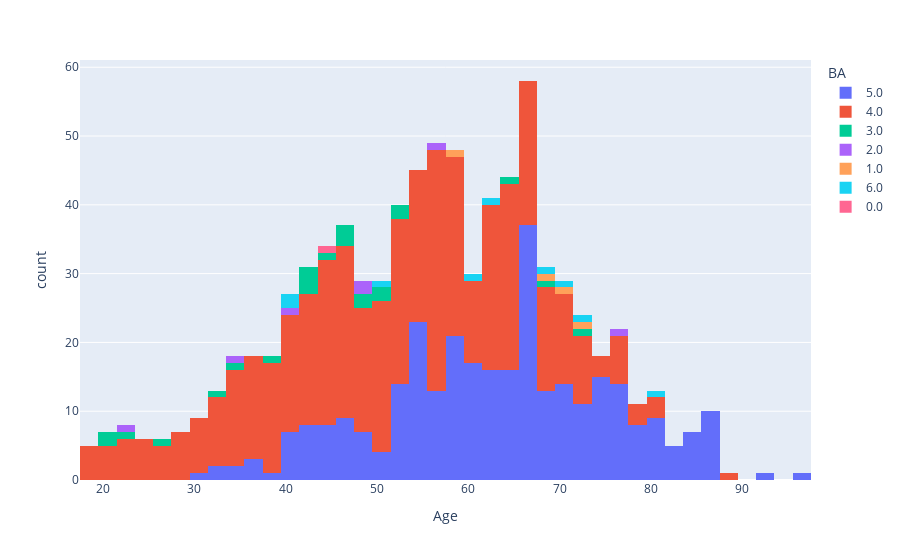

The code cell stored with this chart in its notebook:
### Code cell
fig = px.histogram(cleandf, x= "Age", color= "BA")
fig.show()

### Figure 1 — Plotly figure (JSON) as saved in the notebook; plotly's stock layout.template omitted (floating-point values rounded to 4 significant figures; data arrays with more than 128 entries replaced by an {"elided": "..."} marker saying what was removed)
{"data": [{"alignmentgroup": "True", "bingroup": "x", "hovertemplate": "BA=5.0<br>Age=%{x}<br>count=%{y}<extra></extra>", "legendgroup": "5.0", "marker": {"color": "#636efa", "pattern": {"shape": ""}}, "name": "5.0", "offsetgroup": "5.0", "orientation": "v", "showlegend": true, "type": "histogram", "x": {"elided": "317 int values"}, "xaxis": "x", "yaxis": "y"}, {"alignmentgroup": "True", "bingroup": "x", "hovertemplate": "BA=4.0<br>Age=%{x}<br>count=%{y}<extra></extra>", "legendgroup": "4.0", "marker": {"color": "#EF553B", "pattern": {"shape": ""}}, "name": "4.0", "offsetgroup": "4.0", "orientation": "v", "showlegend": true, "type": "histogram", "x": {"elided": "468 int values"}, "xaxis": "x", "yaxis": "y"}, {"alignmentgroup": "True", "bingroup": "x", "hovertemplate": "BA=3.0<br>Age=%{x}<br>count=%{y}<extra></extra>", "legendgroup": "3.0", "marker": {"color": "#00cc96", "pattern": {"shape": ""}}, "name": "3.0", "offsetgroup": "3.0", "orientation": "v", "showlegend": true, "type": "histogram", "x": [42, 52, 68, 34, 49, 45, 43, 72, 33, 42, 53, 46, 51, 46, 65, 21, 21, 27, 43, 39, 23, 46, 51, 48], "xaxis": "x", "yaxis": "y"}, {"alignmentgroup": "True", "bingroup": "x", "hovertemplate": "BA=2.0<br>Age=%{x}<br>count=%{y}<extra></extra>", "legendgroup": "2.0", "marker": {"color": "#ab63fa", "pattern": {"shape": ""}}, "name": "2.0", "offsetgroup": "2.0", "orientation": "v", "showlegend": true, "type": "histogram", "x": [48, 76, 49, 57, 40, 35, 23], "xaxis": "x", "yaxis": "y"}, {"alignmentgroup": "True", "bingroup": "x", "hovertemplate": "BA=1.0<br>Age=%{x}<br>count=%{y}<extra></extra>", "legendgroup": "1.0", "marker": {"color": "#FFA15A", "pattern": {"shape": ""}}, "name": "1.0", "offsetgroup": "1.0", "orientation": "v", "showlegend": true, "type": "histogram", "x": [69, 58, 72, 71], "xaxis": "x", "yaxis": "y"}, {"alignmentgroup": "True", "bingroup": "x", "hovertemplate": "BA=6.0<br>Age=%{x}<br>count=%{y}<extra></extra>", "legendgroup": "6.0", "marker": {"color": "#19d3f3", "pattern": {"shape": ""}}, "name": "6.0", "offsetgroup": "6.0", "orientation": "v", "showlegend": true, "type": "histogram", "x": [80, 60, 51, 41, 71, 68, 63, 72, 41], "xaxis": "x", "yaxis": "y"}, {"alignmentgroup": "True", "bingroup": "x", "hovertemplate": "BA=0.0<br>Age=%{x}<br>count=%{y}<extra></extra>", "legendgroup": "0.0", "marker": {"color": "#FF6692", "pattern": {"shape": ""}}, "name": "0.0", "offsetgroup": "0.0", "orientation": "v", "showlegend": true, "type": "histogram", "x": [45], "xaxis": "x", "yaxis": "y"}], "layout": {"barmode": "relative", "legend": {"title": {"text": "BA"}, "tracegroupgap": 0}, "margin": {"t": 60}, "xaxis": {"anchor": "y", "domain": [0, 1], "title": {"text": "Age"}}, "yaxis": {"anchor": "x", "domain": [0, 1], "title": {"text": "count"}}}}
